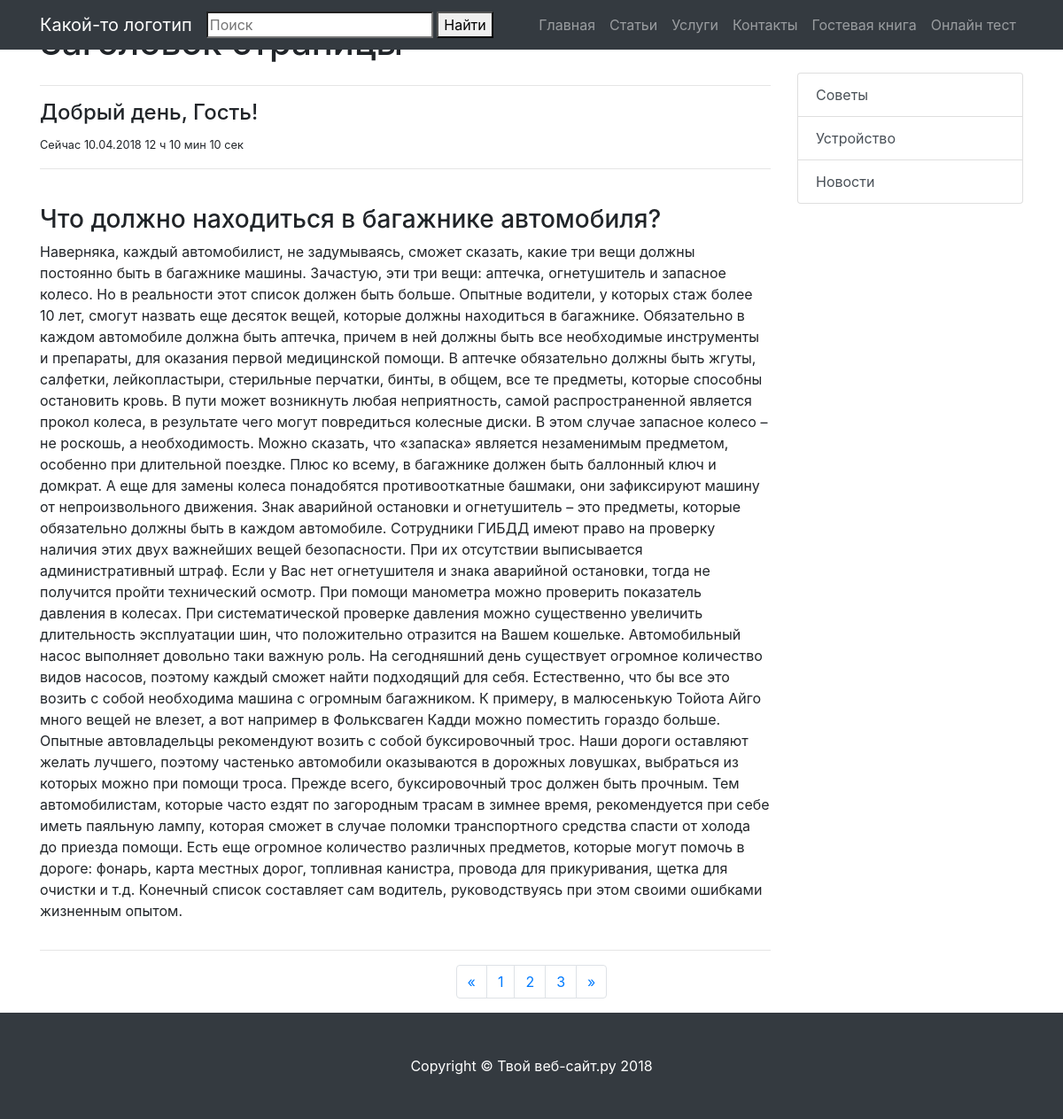
Screenshot of /article.php?id=1 with the database file from the repository.
### tables this page shows
CREATE TABLE `articles` (
  `id` int(11) UNSIGNED NOT NULL,
  `title` varchar(255) NOT NULL,
  `alias` varchar(255) NOT NULL,
  `image` varchar(255) NOT NULL DEFAULT 'default.jpg',
  `introxext` varchar(500) NOT NULL,
  `category_id` int(11) NOT NULL,
  `full_text` text NOT NULL,
  `created_date` int(11) NOT NULL,
  `update_date` int(11) NOT NULL,
  `user_id` int(11) NOT NULL DEFAULT '1'
);

CREATE TABLE `categories` (
  `cat_id` int(11) UNSIGNED NOT NULL,
  `name` varchar(255) NOT NULL,
  `description` text NOT NULL
);

### settings.php (called while the page is built, shortened)
<?php
include 'functions.php';
if (isset($_GET['id']) && $_GET['id'] != 0) {
    $article_id = (int)$_GET['id'];
    $article = getArticle($article_id);
}
$hour = strftime('%H');
$date = strftime('%d.%m.%Y %H ч %M мин %S сек');
if ($hour >= 0 and $hour < 6):
    $welcome = "Доброй ночи";
elseif ($hour >= 6 and $hour < 12):
    $welcome = "Доброе утро";
elseif ($hour >= 12 and $hour < 18):
    $welcome = "Добрый день";
elseif ($hour >= 18 and $hour < 24):
    $welcome = "Добрый вечер";
endif;
$menu = getAllsidebarMenu();

### functions.php (called while the page is built, shortened)
<?php
$link = mysqli_connect ('localhost', 'root', '', 'blog');
function getArticle($article_id){
	global $link;
	$sql = 'SELECT title, full_text, image FROM articles WHERE id = ' . $article_id;
	$res = mysqli_query($link, $sql);
	$row = mysqli_fetch_assoc($res);
	return $row;
}
function getAllsidebarMenu(){
	global $link;
	$sql = 'SELECT cat_id, name FROM categories';
	$res = mysqli_query($link, $sql);
	$menu = mysqli_fetch_all($res, MYSQLI_ASSOC);
	return $menu;
}
?>

### article.php (the view, shortened to what this page needs)
<? include 'settings.php';?>
<!DOCTYPE html>
<html lang="ru">
<head>
    <? include_once 'includes/head.php'; ?>
</head>
<body>
<?php include_once 'includes/header.php'; ?>
<div class="container">
    <div class="row">
        <div class="col-md-9">
            <h1 class="my-4">Заголовок страницы
            </h1>
            <hr>
            <h4><?= $welcome ?>, Гость!</h4>
            <small>Cейчас <?= $date?></small>
            <hr>
            <div class="row">
                <div class="col-md-4">
                </div>
                <div class="col-md-12">
                    <h3><?=$article['title'];?></h3>
                    <p><?=$article['full_text'];?></p>
                </div>
            </div>
            <hr>
        </div>
        <?php include 'includes/sidebar.php' ?>
    </div>
    <?php include 'includes/pagination.php' ?>
</div>
<?php include 'includes/footer.php' ?>
</body>
</html>

### includes/sidebar.php
<div class="col-md-3">
    <h3 class="my-4">Категории</h3>
    <div class="list-group">
        <? foreach ($menu as $row):?>
            <a href="includes/category.php'?category_id=<?=$row['cat_id'];?>" class="list-group-item list-group-item-action">
                <?=$row['name'];?>
            </a>
        <? endforeach; ?>
    </div>
</div>

### rows the page displays
articles: title "Что должно находиться в багажнике автомобиля?", full_text "Наверняка, каждый автомобилист, не задумываясь, сможет сказать, какие три вещи должны постоянно быть в багажнике машины. Зачастую, эти три вещи: аптечка, огнетушитель и запасное колесо. Но в реальности этот список должен быть больше. Опытные водители, у которых стаж более 10 лет, смогут назвать еще десяток вещей, которые должны находиться в багажнике. Обязательно в каждом автомобиле должна быть аптечка, причем в ней должны быть все необходимые инструменты и препараты, для оказания первой медицинской помощи. В аптечке обязательно должны быть жгуты, салфетки, лейкопластыри, стерильные перчатки, бинты, в общем, все те предметы, которые способны остановить кровь. В пути может возникнуть любая…"
categories: name "Советы"
categories: name "Устройство"
categories: name "Новости"

### other values shown
$name "Главная"
$name "Статьи"
$name "Услуги"
$name "Контакты"
$name "Гостевая книга"
$name "Онлайн тест"
$welcome "Добрый день"
$date "10.04.2018 12 ч 10 мин 10 сек"
